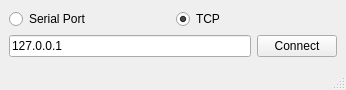
<?xml version="1.0" encoding="UTF-8"?>
<ui version="4.0">
 <class>HCDelegateMainWindow</class>
 <widget class="QMainWindow" name="HCDelegateMainWindow">
  <property name="geometry">
   <rect>
    <x>0</x>
    <y>0</y>
    <width>346</width>
    <height>90</height>
   </rect>
  </property>
  <property name="windowTitle">
   <string>HCDelegate</string>
  </property>
  <widget class="QWidget" name="centralwidget">
   <layout class="QVBoxLayout" name="verticalLayout">
    <item>
     <layout class="QHBoxLayout" name="horizontalLayout_2">
      <item>
       <widget class="QRadioButton" name="radioSerialPort">
        <property name="text">
         <string>Serial Port</string>
        </property>
       </widget>
      </item>
      <item>
       <widget class="QRadioButton" name="radioTCP">
        <property name="text">
         <string>TCP</string>
        </property>
        <property name="checked">
         <bool>true</bool>
        </property>
       </widget>
      </item>
     </layout>
    </item>
    <item>
     <layout class="QHBoxLayout" name="horizontalLayout">
      <item>
       <widget class="QLineEdit" name="linePort">
        <property name="inputMask">
         <string/>
        </property>
        <property name="text">
         <string>127.0.0.1</string>
        </property>
       </widget>
      </item>
      <item>
       <widget class="QPushButton" name="pushConnect">
        <property name="text">
         <string>Connect</string>
        </property>
       </widget>
      </item>
     </layout>
    </item>
   </layout>
  </widget>
  <widget class="QStatusBar" name="statusbar"/>
  <action name="actionOpen">
   <property name="text">
    <string>Open</string>
   </property>
  </action>
 </widget>
 <resources/>
 <connections/>
</ui>
